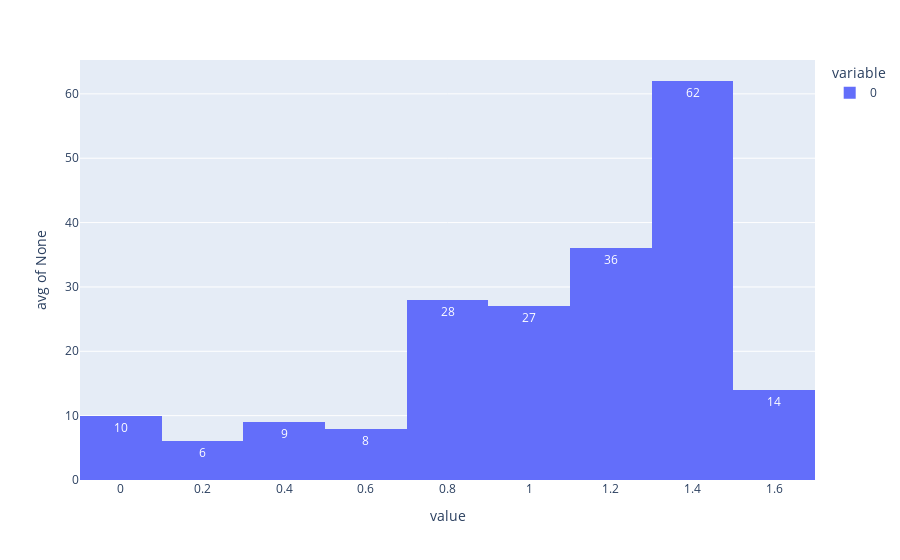

Source (notebook cell):
### Code cell
fig = px.histogram(np.array(entropy_list),  histfunc="avg", nbins=12, text_auto=True)
fig.show()

### Figure 1 — Plotly figure (JSON) as saved in the notebook; plotly's stock layout.template omitted (floating-point values rounded to 4 significant figures; data arrays with more than 128 entries replaced by an {"elided": "..."} marker saying what was removed)
{"data": [{"alignmentgroup": "True", "bingroup": "x", "histfunc": "avg", "hovertemplate": "variable=0<br>value=%{x}<br>avg of None=%{y}<extra></extra>", "legendgroup": "0", "marker": {"color": "#636efa", "pattern": {"shape": ""}}, "name": "0", "nbinsx": 12, "offsetgroup": "0", "orientation": "v", "showlegend": true, "texttemplate": "%{value}", "type": "histogram", "x": {"elided": "200 float values"}, "xaxis": "x", "yaxis": "y"}], "layout": {"barmode": "relative", "legend": {"title": {"text": "variable"}, "tracegroupgap": 0}, "margin": {"t": 60}, "xaxis": {"anchor": "y", "domain": [0, 1], "title": {"text": "value"}}, "yaxis": {"anchor": "x", "domain": [0, 1], "title": {"text": "avg of None"}}}}
